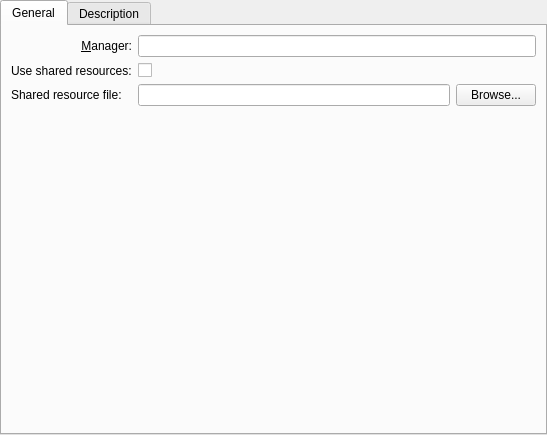
<?xml version="1.0" encoding="UTF-8"?>
<ui version="4.0">
 <class>KPlato::ConfigProjectPanel</class>
 <widget class="QWidget" name="KPlato::ConfigProjectPanel">
  <property name="geometry">
   <rect>
    <x>0</x>
    <y>0</y>
    <width>547</width>
    <height>435</height>
   </rect>
  </property>
  <property name="windowTitle">
   <string>Form</string>
  </property>
  <layout class="QHBoxLayout" name="horizontalLayout">
   <property name="leftMargin">
    <number>0</number>
   </property>
   <property name="topMargin">
    <number>0</number>
   </property>
   <property name="rightMargin">
    <number>0</number>
   </property>
   <property name="bottomMargin">
    <number>0</number>
   </property>
   <item>
    <widget class="QTabWidget" name="tabWidget">
     <property name="currentIndex">
      <number>0</number>
     </property>
     <widget class="QWidget" name="tab">
      <attribute name="title">
       <string>General</string>
      </attribute>
      <layout class="QGridLayout" name="gridLayout">
       <item row="0" column="0">
        <widget class="QLabel" name="leaderlabel">
         <property name="whatsThis">
          <string>The person responsible for this task.

This is not limited to persons available in a resource group but can be anyone. You can even directly access your address book with the Choose button.</string>
         </property>
         <property name="text">
          <string>&amp;Manager:</string>
         </property>
         <property name="alignment">
          <set>Qt::AlignRight|Qt::AlignTrailing|Qt::AlignVCenter</set>
         </property>
         <property name="wordWrap">
          <bool>false</bool>
         </property>
         <property name="buddy">
          <cstring>kcfg_Manager</cstring>
         </property>
        </widget>
       </item>
       <item row="0" column="1">
        <widget class="KLineEdit" name="kcfg_Manager">
         <property name="sizePolicy">
          <sizepolicy hsizetype="Preferred" vsizetype="Preferred">
           <horstretch>0</horstretch>
           <verstretch>0</verstretch>
          </sizepolicy>
         </property>
         <property name="whatsThis">
          <string>The person responsible for this task.

This is not limited to persons available in a resource group but can be anyone. You can even directly access your address book with the Choose button.</string>
         </property>
        </widget>
       </item>
       <item row="1" column="0">
        <widget class="QLabel" name="label">
         <property name="text">
          <string>Use shared resources:</string>
         </property>
        </widget>
       </item>
       <item row="1" column="1">
        <widget class="QCheckBox" name="kcfg_UseSharedResources">
         <property name="text">
          <string/>
         </property>
        </widget>
       </item>
       <item row="2" column="0">
        <widget class="QLabel" name="label_2">
         <property name="text">
          <string>Shared resource file:</string>
         </property>
        </widget>
       </item>
       <item row="2" column="1">
        <layout class="QHBoxLayout" name="horizontalLayout_2">
         <item>
          <widget class="QLineEdit" name="kcfg_SharedResourcesFile"/>
         </item>
         <item>
          <widget class="QPushButton" name="resourceFileBrowseBtn">
           <property name="text">
            <string>Browse...</string>
           </property>
           <property name="icon">
            <iconset theme="document-open"/>
           </property>
          </widget>
         </item>
        </layout>
       </item>
       <item row="3" column="0">
        <spacer name="verticalSpacer">
         <property name="orientation">
          <enum>Qt::Vertical</enum>
         </property>
         <property name="sizeHint" stdset="0">
          <size>
           <width>20</width>
           <height>40</height>
          </size>
         </property>
        </spacer>
       </item>
      </layout>
     </widget>
     <widget class="QWidget" name="tab_2">
      <attribute name="title">
       <string>Description</string>
      </attribute>
      <layout class="QVBoxLayout" name="verticalLayout">
       <item>
        <widget class="KToolBar" name="toolbar" native="true">
         <property name="minimumSize">
          <size>
           <width>0</width>
           <height>10</height>
          </size>
         </property>
        </widget>
       </item>
       <item>
        <widget class="KRichTextWidget" name="kcfg_ProjectDescription"/>
       </item>
      </layout>
     </widget>
    </widget>
   </item>
  </layout>
 </widget>
 <customwidgets>
  <customwidget>
   <class>KLineEdit</class>
   <extends>QLineEdit</extends>
   <header>klineedit.h</header>
   <container>1</container>
  </customwidget>
  <customwidget>
   <class>KTextEdit</class>
   <extends>QTextEdit</extends>
   <header>ktextedit.h</header>
  </customwidget>
  <customwidget>
   <class>KToolBar</class>
   <extends>QWidget</extends>
   <header location="global">KToolBar</header>
   <container>1</container>
  </customwidget>
  <customwidget>
   <class>KRichTextEdit</class>
   <extends>KTextEdit</extends>
   <header>krichtextedit.h</header>
  </customwidget>
  <customwidget>
   <class>KRichTextWidget</class>
   <extends>KRichTextEdit</extends>
   <header>krichtextwidget.h</header>
  </customwidget>
 </customwidgets>
 <resources/>
 <connections/>
</ui>
